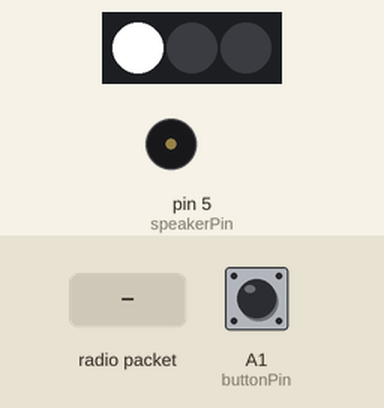
A sketch run on a simulated Arduino Uno, built with avr-gcc and run on an emulated ATmega328P. Parts: 3 RGB LEDs in strip order, left to right, buzzer (waves = sounding, pin HIGH). The test bench sets the inputs (shaded band); at power-on: A1 (buttonPin) HIGH. Random numbers use the default seed unless the sketch sets one; no radio packets arrive unless stated; what the sketch prints to the serial monitor is not drawn.

Above: at 0.01 s.
At 1.5 s:
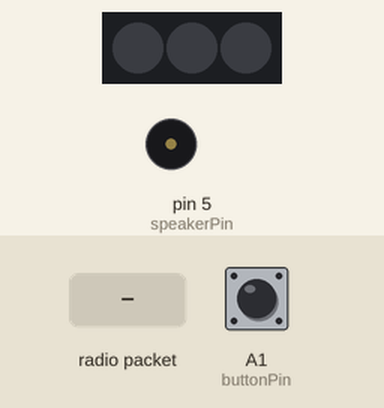
1.6 s: A1 (buttonPin) pulled LOW for 0.15 s
3.2 s: radio packet "1" arrives
Timing chart, 0 to 6.2 s (numbered marks = the images above; inputs shaded):
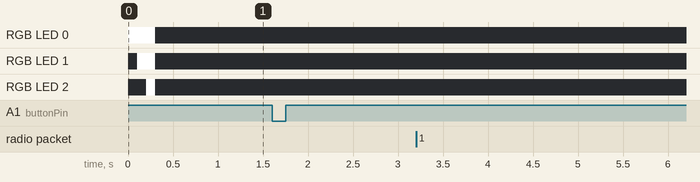

Measured:
- after the input at 1.6 s, every drawn part: stays the same
- after the input at 3.2 s, every drawn part: stays the same

The sketch:

OLd_one.ino
```cpp
/*
  PIXI by Werccollective.com
  programming: olav@werccollective.com, herman@kopinga.nl

  Updates on: https://github.com/HermanKopinga/Buren/

  Hardware:
  - AVR Atmega328p @1MHz (internal oscillator)
  - nrf24l01 wireless modules
  - tp4056 lipo charger
  - apa102 leds
  - custom PCB

  Based on work by:
  - https://github.com/maniacbug/RF24 (nrf24l01 library)
  - http://adafruit.com/ (DotStar library)
*/

#include <SPI.h>
#include "nRF24L01.h" // rf lib
#include "RF24.h" // rf lib
#include <Adafruit_DotStar.h>
#include "printf.h"// used for debuggin the radio.print

/*
 1 time (2 bytes) start time for color (fraction: 8 bits.8 bits 0-255.0-255)
 2 Frequency (byte) freq for color calcualtion / 100
 3 Broad (byte) color calculation
 4 Center (byte) range of color calculation
 5 Intensity (byte) start intensity led
 6 ColorShift (byte) Hoeveel veranderd de kleur tussen pixies / 100
 7 FadeOut (byte) Speed to fade the led across pixies to black =0 ook stop passing on
 8 FadeSpeedIn (byte) Speed to fade in the led inside the pixie
 9 FadeSpeedOut (byte) Speed to fade out led inside pixie
 10 LedTime (byte) Time the LED is on.
 11 Rest (byte) stop listening after sending
 12 RestSpeed (signed byte) to speed up or slow down sending
 13 Future (byte) future expansion
 14 Cricket (bit) turn on cricket
 15 BatteryLevel (bit) show us your batt level
 16 Character (4 bits) Caracter (its an nibble)
 17 FindMyPixi (bit) show were you are
 18 MonkyLives (bit) got mental!!!
 */

// PIXI dust
#define PAYLOAD_SIZE 15

float time = 0;
float frequency = 0;
byte broad = 0;
byte center = 0;
byte intensity = 0;
float colorShift = 0;
byte fadeOut = 0;
byte fadeSpeedIn = 0;
byte fadeSpeedOut = 0;
byte ledTime = 0;
byte rest = 0;
byte restSpeed = 0;
byte future = 0;
byte bitField = 0;
bool cricket = 0;
bool findMyPixi = 0;
bool batteryLevel = 0;
byte character = 0;
bool monkeyLives = 0;

// Piezo delay (basis for tone frequency of cricket).
int piezoLow = 10;

// variables voor color shift
float redshift;
float greenshift;
float blueshift;
byte red = 0;
byte green = 0;
byte blue = 0;
int live;
//
// Hardware configuration
//
const int buttonPin = A1; // nutton for triggering sends
const int speakerPin = 5; // speaker pin is located underneeth the atmeaga
#define NUMPIXELS 3 // Number of LEDs in strip
// Here's how to control the LEDs from any two pins:
#define DATAPIN    4
#define CLOCKPIN   3
Adafruit_DotStar strip = Adafruit_DotStar(NUMPIXELS, DATAPIN, CLOCKPIN,DOTSTAR_BGR);

// Set up nRF24L01 radio on SPI bus plus pins 9 & 10
RF24 radio(9,10);
// Topology pipe adress
const uint64_t pipe = 0xF0F0F0F0E1LL;
byte buffer[PAYLOAD_SIZE];

void setup(void){
  Serial.begin(9600);
  printf_begin();  // strart the print.h

  pinMode(buttonPin, INPUT_PULLUP);
  pinMode(speakerPin, OUTPUT);

  // Let the user know we are started by doing a led marquee.
  strip.begin();
  ledMarquee();

  // Start rf
  radio.begin();
  radio.setRetries(15,15); // amount of retries
  radio.setPALevel(RF24_PA_MIN); // range level
  radio.setAutoAck(0); // dont wait for responce
  radio.setDataRate(RF24_250KBPS); // set the datarate
  radio.setPayloadSize(PAYLOAD_SIZE); // amout of Bytes sending

  // Open pipes to other nodes for communication
  // We are sending and listening on the same address.
  radio.openReadingPipe(0,pipe);
  radio.openWritingPipe(pipe);

  // Start listening
  radio.startListening();

  // Serial prints (optional)
  radio.printDetails();
}

void loop(void)
{
  // if there is data ready
  if ( radio.available() ) {
    // Dump the payloads until we've gotten everything
    getMessage();

    // Do the work.
    // First, stop listening.
    radio.stopListening();

    // If the battery level was requested, show it through the leds.
    if (batteryLevel){
      batteryStatus();
    }
    else {
      // The 'main attraction', prepare color and turn on leds.
      rainbow();
      makeColor(red,green,blue);
    }
    if (cricket) {
      playCricket(); // CHIRP
    }
    delay(ledTime*10);
    makeColor(0,0,0); // Turn off leds.
    Serial.print(intensity);
    Serial.print("intensity");
    Serial.print(live);
    Serial.print("live");
    if (live>0) { // check if signal is "allive"
   // if (intensity > fadeout) { // check if signal is "allive"
      sendMessage();
    }
    // Delay after sending the packet (wait for it to be far, far away, prevents loopback).
    delay(rest*10*3);
    // Now, resume listening so we catch the next packets.
    radio.startListening();
  }

  if (!digitalRead(buttonPin)) {
    // Set standard values, this PIXI is the origin :)
    time = 10;
    colorShift = 1;
    rest = 50;
    broad = 127;
    center = 127;
    frequency = 0.3;
    cricket = 1;
    intensity = 255;
    batteryLevel=0;
    ledTime = 50;
    fadeOut = 20;


    sendMessage();
    // Delay after sending the packet (wait for it to be far, far away, prevents loopback).
    delay(rest*10*3);
    // Now, continue listening
    radio.startListening();
  }
}

// ------------------------ read batt level
long readVcc() {
  long result;
  // Read 1.1V reference against AVcc
  ADMUX = _BV(REFS0) | _BV(MUX3) | _BV(MUX2) | _BV(MUX1);
  delay(2); // Wait for Vref to settle
  ADCSRA |= _BV(ADSC); // Convert
  while (bit_is_set(ADCSRA,ADSC));
  result = ADCL;
  result |= ADCH<<8;
  result = 1126400L / result; // Back-calculate AVcc in mV
  //Serial.println( result, DEC );
  return result;
}

void rainbow() {
  // Based on: http://krazydad.com/tutorials/makecolors.php
  time = time + colorShift;
  live = (int) intensity;
  live = live - fadeOut;
  intensity = (byte) live;
 // intensity = intensity- fadeOut; ;

  red   = sin(frequency* time + 0 )     * broad + center;
  green = sin(frequency* time + 2*PI/3) * broad + center;
  blue  = sin(frequency* time + 4*PI/3) * broad + center;

  red   = (red* intensity)/255;
  green = (green* intensity)/255;
  blue  = (blue* intensity)/255;
  /*
 Serial.print(red);
   Serial.print("red");
   Serial.print(green);
   Serial.print("green");
   Serial.print(blue);
   Serial.print("blue");
   */
  if (time > 64.0){
    time=0;
  }
}


void makeColor(byte redSend, byte greenSend, byte blueSend ) {
  for (int i = 0; i < NUMPIXELS; i++ ) {
    strip.setPixelColor(i, strip.Color(redSend, greenSend, blueSend));
  }
  strip.show();
}

/// piezo speaker kreak
void playCricket() {
  // tone(speakerPin, 200, 1000);
  analogWrite(speakerPin, 255);
  delay(piezoLow);
  analogWrite(speakerPin, 0);
  delay(piezoLow*random(2  ));
  analogWrite(speakerPin, 255);
  delay(piezoLow*random(2));
  analogWrite(speakerPin, 0);
  delay(piezoLow*random(10));
  analogWrite(speakerPin, 255);
  delay(piezoLow);
  analogWrite(speakerPin, 0);
}


void batteryStatus(){
  int battery = readVcc(); // sample battery status
  //  Serial.println (battery);  // print battery status
  //  Serial.println ("battery");  // print battery status
  if ( battery < 3000) {
    //Serial.println ("red");
    makeColor(255,0,0);
    delay(2000);
    makeColor(0,0,0);
    delay(4000);
  }
  if (battery > 3000 && battery < 3500 ) {
    delay(2000);
    //Serial.println ("orange");
    makeColor(255,127,0);
    delay(2000);
    makeColor(0,0,0);
    delay(4000);
  }
  if (battery > 3500) {
    delay (4000);
    //Serial.println ("green");
    makeColor(0,255,0);
    delay (2000);
    makeColor(0,0,0);
    delay(4000);
  }

}

void ledMarquee() {
  strip.setPixelColor(0, strip.Color(255, 255, 255));
  strip.show();
  delay(100);
  strip.setPixelColor(1, strip.Color(255, 255, 255));
  strip.show();
  delay(100);
  strip.setPixelColor(2, strip.Color(255, 255, 255));
  strip.show();
  delay(100);
  strip.setPixelColor(0, strip.Color(0, 0, 0));
  strip.setPixelColor(1, strip.Color(0, 0, 0));
  strip.setPixelColor(2, strip.Color(0, 0, 0));
  strip.show();
}

void sendMessage() {
  // Prepare buffer for transmit.
  bitField = cricket << 7 |batteryLevel << 6 | (character & 0x0F) << 2 | findMyPixi << 1 | monkeyLives;
  buffer[0] = (byte) time;         // Only the whole number of time
  buffer[1] = ((time - (long) time)*100);   // Only the fraction of time
  buffer[2] = frequency * 100;   // Loses precision, no problem :)
  buffer[3] = broad;
  buffer[4] = center;
  buffer[5] = intensity;
  buffer[6] = colorShift * 100;  // Loses precision, no problem :)
  buffer[7] = fadeOut;
  buffer[8] = fadeSpeedIn;
  buffer[9] = fadeSpeedOut;
  buffer[10] = ledTime;
  buffer[11] = rest;
  buffer[12] = restSpeed;
  buffer[13] = future;
  buffer[14] = bitField;

  Serial.println("\nNow sending ");
  for (int i = 0; i < PAYLOAD_SIZE; i++) {
    Serial.print(i);
    Serial.print(": ");
    Serial.println(buffer[i], BIN);
  }

  // Send the packet multiple times.
  bool ok = radio.write(&buffer, sizeof(buffer));
  // If at first you don't succeed, try again :-D
  ok = radio.write(&buffer, sizeof(buffer));
  // Olav Huizer, dumb solutions to intelligent problems.
  ok = radio.write(&buffer, sizeof(buffer));
  // If at first you don't succeed, try again :-D
  ok = radio.write(&buffer, sizeof(buffer));
  // Olav Huizer, dumb solutions to intelligent problems.
  ok = radio.write(&buffer, sizeof(buffer));
  delay(6);    // Herman wanted a delay... *sigh*
  ok = radio.write(&buffer, sizeof(buffer));
  delay(12);   // Herman wanted a delay... *sigh*
  ok = radio.write(&buffer, sizeof(buffer));

  // Debug info.
  if (ok) {
    Serial.println("ok...");
  }
  else {
    Serial.println("failed.");
  }

  Serial.print("Sent response.\n\r");
}

void getMessage() {
  bool done = false;

  while (!done) {
    // Fetch the payload, and see if this was the last one.
    done = radio.read(&buffer, PAYLOAD_SIZE);

    // Spew it (debugging)
    Serial.print("Got payload ");
    for (int i = 0; i < PAYLOAD_SIZE; i++) {
      Serial.print(i);
      Serial.print(": ");
      Serial.println(buffer[i], BIN);
    }
  }
  // Convert the buffer to usable variables.
  time = (float)(buffer[0]) + (float) buffer [1]/100;
  frequency = (float) buffer[2] / 100;
  broad = buffer[3];
  center = buffer[4];
  intensity = buffer[5];
  colorShift = (float) buffer[6] / 100;
  fadeOut = buffer[7];
  fadeSpeedIn = buffer[8];
  fadeSpeedOut = buffer[9];
  ledTime = buffer[10];
  rest = buffer[11];
  restSpeed = buffer[12]; // Signed??
  future = buffer[13];
  bitField = buffer[14];
  cricket = (bitField & 0x80) >> 7;
  findMyPixi = (bitField & 0x2) >> 1;
  batteryLevel = (bitField & 0x40) >> 6;
  monkeyLives = (bitField & 0x1);
  character = (bitField & 0x3c) >> 2;
}
```

printf.h
```cpp
// (licence header left out)
/**
 * @file printf.h
 *
 * Setup necessary to direct stdout to the Arduino Serial library, which
 * enables 'printf'
 */

#ifndef __PRINTF_H__
#define __PRINTF_H__

#ifdef ARDUINO

int serial_putc( char c, FILE * )
{
  Serial.write( c );

  return c;
}

void printf_begin(void)
{
  fdevopen( &serial_putc, 0 );
}

#else
#error This example is only for use on Arduino.
#endif // ARDUINO

#endif // __PRINTF_H__
```
